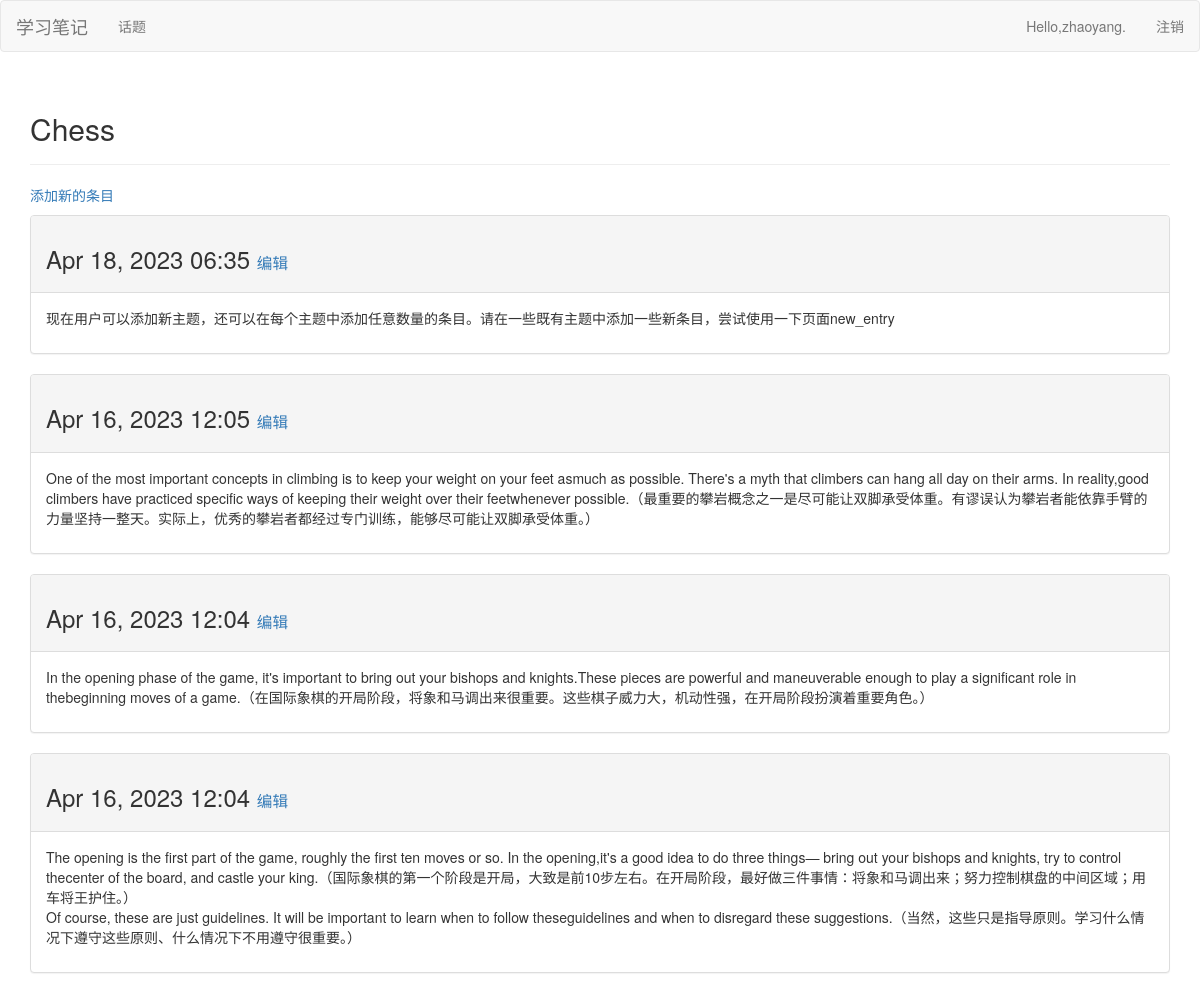
Screenshot of /topic/1/ (signed in) with the database file from the repository.
### learning_logs/models.py (models this page shows, shortened)
class Topic(models.Model):
    text = models.CharField(max_length=200)
    date_added = models.DateTimeField(auto_now_add=True)
    owner = models.ForeignKey(User, on_delete=models.CASCADE)   #Topic中添加了字段owner，它建立到模型User的外键关系
    def __str__(self):
        return self.text

class Entry(models.Model):
    topic = models.ForeignKey(Topic, on_delete=models.CASCADE)  # ForeignKey 外键，引用数据库中另一条记录
    text = models.TextField()     # TextField 字段不需要限制长度
    date_added = models.DateTimeField(auto_now_add=True)   # DateTimeField 记录日期和时间
    class Meta:   # Meta用于管理模型的额外信息 ，这里使用entries 来表示多个条目
        verbose_name_plural = 'entries'

### learning_logs/views.py (the view)
# urls.py: path('topic/<int:topic_id>/', views.topic, name='topic'),
def topic(request, topic_id):
    topic = Topic.objects.get(id=topic_id)
    entries = topic.entry_set.order_by("-date_added")
    context = {'topic': topic, 'entries': entries}
    return render(request, 'learning_logs/topic.html', context=context)

### templates/learning_logs/topic.html
{% extends 'learning_logs/base.html' %}
{% block header %}
  <h2>{{ topic }}</h2>
{% endblock header %}
{% block content %}
  <p>
    <a href="{% url 'learning_logs:new_entry' topic.id %}">添加新的条目</a>
  </p>
  {% for entry in entries %}
    <div class="panel panel-default">
      <div class="panel-heading">
        <h3>
          {{ entry.date_added|date:'M d, Y H:i' }}
          <small>
            <a href="{% url 'learning_logs:edit_entry' entry.id %}">
              编辑</a>
          </small>
        </h3>
      </div>
      <div class="panel-body">
        {{ entry.text|linebreaks }}
      </div>
    </div>
  {% empty %}
    There are no entries for this topic yet.
  {% endfor %}
{% endblock content %}

### templates/learning_logs/base.html (shortened to what this page needs)
{% load bootstrap3 %}
<!DOCTYPE html>
<html lang="en">
  <head>
    {% bootstrap_css %}
  </head>
<body>
  <nav class="navbar navbar-default navbar-static-top>
    <div class="container">
      <div class="navbar-header">
        <a class="navbar-brand" href="{% url 'learning_logs:index' %}">学习笔记</a>
      </div>
      <div id="navbar" class="navbar-collapse collapse">
        <ul class="nav navbar-nav">
          <li><a href="{% url 'learning_logs:topics' %}">话题</a></li>
        </ul>
        <ul class="nav navbar-nav navbar-right">
          {% if user.is_authenticated %}
            <li><a>Hello,{{ user.username }}.</a></li>
            <li><a href="{% url 'users:logout' %}">注销</a></li>
          {% else %}
            <li><a href="{% url 'users:register' %}">注册</a></li>
            <li><a href="{% url 'users:login' %}">登录</a></li>
          {% endif %}
        </ul>
      </div>
  </nav>
  <div class="container">
    <div class="page-header">
      {% block header %}{% endblock header %}
    </div>
    <div>
      {% block content %}{% endblock content %}
    </div>
  </div>
</body>
</html>

### rows the page displays
Topic: text "Chess"
Entry: date_added "Apr 18, 2023 06:35", text "现在用户可以添加新主题，还可以在每个主题中添加任意数量的条目。请在一些既有主题中添加一些新条目，尝试使用一下页面new_entry"
Entry: date_added "Apr 16, 2023 12:05", text "One of the most important concepts in climbing is to keep your weight on your feet asmuch as possible. There's a myth that climbers can hang all day on their arms. In reality,good climbers have practiced specific ways of keeping their weight over their feetwhenever possible.（最重要的攀岩概念之一是尽可能让双脚承受体重。有谬误认为攀岩者能依靠手臂的力量坚持一整天。实际上，优秀的攀岩者都经过专门训练，能够尽可能让双脚承受体重。）"
Entry: date_added "Apr 16, 2023 12:04", text "In the opening phase of the game, it's important to bring out your bishops and knights.These pieces are powerful and maneuverable enough to play a significant role in thebeginning moves of a game.（在国际象棋的开局阶段，将象和马调出来很重要。这些棋子威力大，机动性强，在开局阶段扮演着重要角色。）"
Entry: date_added "Apr 16, 2023 12:04", text "The opening is the first part of the game, roughly the first ten moves or so. In the opening,it's a good idea to do three things— bring out your bishops and knights, try to control thecenter of the board, and castle your king.（国际象棋的第一个阶段是开局，大致是前10步左右。在开局阶段，最好做三件事情：将象和马调出来；努力控制棋盘的中间区域；用车将王护住。） Of course, these are just guidelines. It will be important to learn when to follow theseguidelines and when to disregard these suggestions.（当然，这些只是指导原则。学习什么情况下遵守这些原则、什么情况下不用遵守很重要。）"

### other values shown
{{ user.username }} "zhaoyang"
